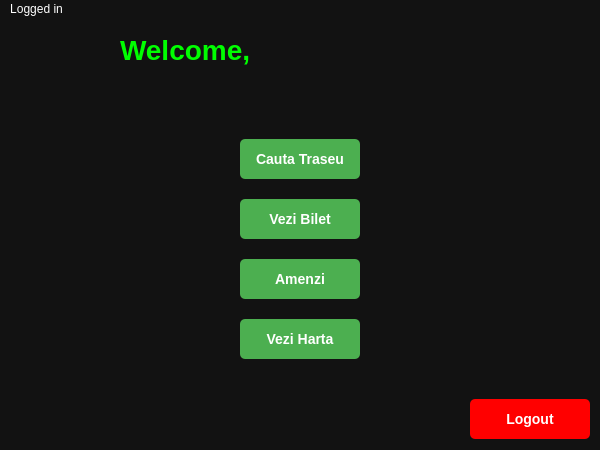
<?xml version="1.0" encoding="UTF-8"?>
<ui version="4.0">
 <class>MainPage</class>
 <widget class="QMainWindow" name="MainPage">
  <property name="geometry">
   <rect>
    <x>0</x>
    <y>0</y>
    <width>600</width>
    <height>450</height>
   </rect>
  </property>
  <property name="font">
   <font>
    <family>Arial</family>
    <pointsize>12</pointsize>
    <bold>true</bold>
    <underline>false</underline>
   </font>
  </property>
  <property name="windowTitle">
   <string>MainWindow</string>
  </property>
  <property name="styleSheet">
   <string notr="true">background-color: #121212; color: white;</string>
  </property>
  <widget class="QWidget" name="centralwidget">
   <widget class="QLabel" name="welcomeLabel">
    <property name="geometry">
     <rect>
      <x>120</x>
      <y>10</y>
      <width>361</width>
      <height>41</height>
     </rect>
    </property>
    <property name="font">
     <font>
      <family>Arial</family>
      <pointsize>-1</pointsize>
      <bold>true</bold>
     </font>
    </property>
    <property name="styleSheet">
     <string notr="true">color: #00FF00; font-size: 28px; font-weight: bold; text-shadow: 2px 2px 10px #00FF00;</string>
    </property>
    <property name="text">
     <string>Welcome, &lt;username&gt;</string>
    </property>
   </widget>
   <widget class="QPushButton" name="cautaTraseuButton">
    <property name="geometry">
     <rect>
      <x>240</x>
      <y>120</y>
      <width>120</width>
      <height>40</height>
     </rect>
    </property>
    <property name="sizePolicy">
     <sizepolicy hsizetype="Expanding" vsizetype="Fixed">
      <horstretch>1</horstretch>
      <verstretch>0</verstretch>
     </sizepolicy>
    </property>
    <property name="styleSheet">
     <string notr="true">background-color: #4CAF50; color: white; border-radius: 5px; font-weight: bold; padding: 10px; text-align: center; font-size: 14px; transition: background-color 0.3s ease; cursor: pointer;</string>
    </property>
    <property name="text">
     <string>Cauta Traseu</string>
    </property>
   </widget>
   <widget class="QPushButton" name="veziBiletButton">
    <property name="geometry">
     <rect>
      <x>240</x>
      <y>180</y>
      <width>120</width>
      <height>40</height>
     </rect>
    </property>
    <property name="styleSheet">
     <string notr="true">background-color: #4CAF50; color: white; border-radius: 5px; font-weight: bold; padding: 10px; text-align: center; font-size: 14px; transition: background-color 0.3s ease; cursor: pointer;</string>
    </property>
    <property name="text">
     <string>Vezi Bilet</string>
    </property>
   </widget>
   <widget class="QPushButton" name="veziAmenziButton">
    <property name="geometry">
     <rect>
      <x>240</x>
      <y>240</y>
      <width>120</width>
      <height>40</height>
     </rect>
    </property>
    <property name="styleSheet">
     <string notr="true">background-color: #4CAF50; color: white; border-radius: 5px; font-weight: bold; padding: 10px; text-align: center; font-size: 14px; transition: background-color 0.3s ease; cursor: pointer;</string>
    </property>
    <property name="text">
     <string>Amenzi</string>
    </property>
   </widget>
   <widget class="QPushButton" name="veziHartaButton">
    <property name="geometry">
     <rect>
      <x>240</x>
      <y>300</y>
      <width>120</width>
      <height>40</height>
     </rect>
    </property>
    <property name="styleSheet">
     <string notr="true">background-color: #4CAF50; color: white; border-radius: 5px; font-weight: bold; padding: 10px; text-align: center; font-size: 14px; transition: background-color 0.3s ease; cursor: pointer;</string>
    </property>
    <property name="text">
     <string>Vezi Harta</string>
    </property>
   </widget>
   <widget class="QPushButton" name="logoutButton">
    <property name="geometry">
     <rect>
      <x>470</x>
      <y>380</y>
      <width>120</width>
      <height>40</height>
     </rect>
    </property>
    <property name="styleSheet">
     <string notr="true">background-color: #FF0000; color: white; border-radius: 5px; font-weight: bold; padding: 10px; text-align: center; font-size: 14px; transition: background-color 0.3s ease; cursor: pointer;</string>
    </property>
    <property name="text">
     <string>Logout</string>
    </property>
   </widget>
   <widget class="QPushButton" name="notificationButton">
    <property name="geometry">
     <rect>
      <x>550</x>
      <y>10</y>
      <width>32</width>
      <height>32</height>
     </rect>
    </property>
    <property name="styleSheet">
     <string notr="true">background-color: transparent; border: none;</string>
    </property>
    <property name="icon">
        <iconset>
            <normaloff>:/icons/icons/bell.png</normaloff>
            <normalon>:/icons/icons/notification.png</normalon>
        </iconset>
    </property>
    <property name="iconSize">
        <size>
            <width>24</width>
            <height>24</height>
        </size>
    </property>
   </widget>
  </widget>
  <widget class="QMenuBar" name="menubar">
   <property name="geometry">
    <rect>
     <x>0</x>
     <y>0</y>
     <width>600</width>
     <height>21</height>
    </rect>
   </property>
   <widget class="QMenu" name="menuLogged_in">
    <property name="title">
     <string>Logged in</string>
    </property>
   </widget>
   <addaction name="menuLogged_in"/>
  </widget>
 </widget>
 <resources/>
 <connections/>
</ui>
